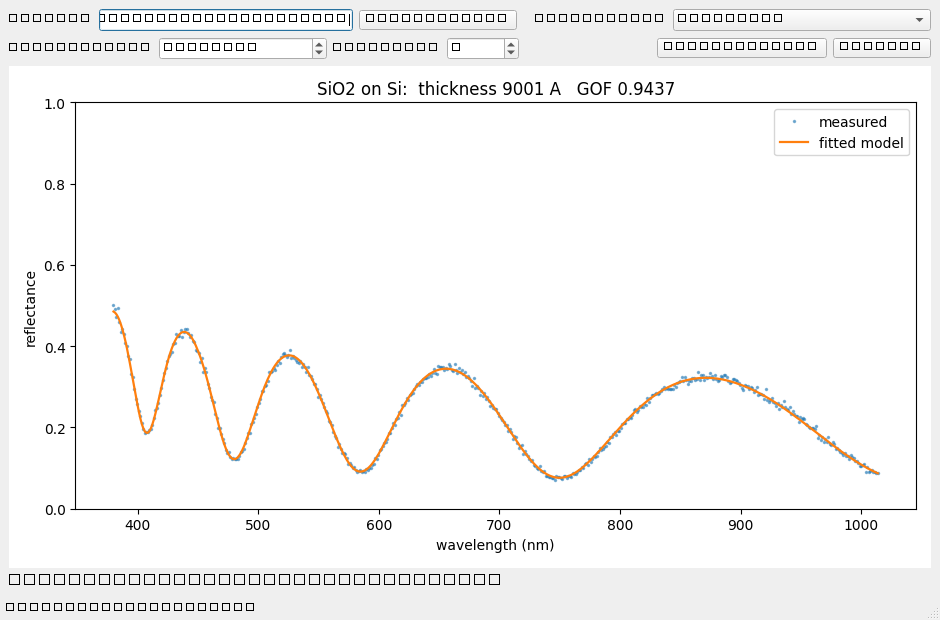

Recreate this plot in Python.
"""Render a screenshot of the GUI headlessly (no display needed) after running a simulated measurement.

Uses Qt's 'offscreen' platform so it works on a server. On a real desktop just run:
    python -m filmeas.app.gui
"""
import os

os.environ.setdefault("QT_QPA_PLATFORM", "offscreen")

from PySide6 import QtWidgets  # noqa: E402

from filmeas.app.gui import FilMeasureWindow  # noqa: E402

HERE = os.path.dirname(os.path.abspath(__file__))


def main():
    app = QtWidgets.QApplication.instance() or QtWidgets.QApplication([])
    win = FilMeasureWindow()
    win.resize(940, 620)
    win.show()
    app.processEvents()
    if win.recipe is not None:
        win._on_baseline()
        app.processEvents()
        win._on_measure()
        app.processEvents()
    png = os.path.join(HERE, "demo_gui.png")
    win.grab().save(png)
    print("saved", png)
    print("result:", win.result_lbl.text())


if __name__ == "__main__":
    main()
